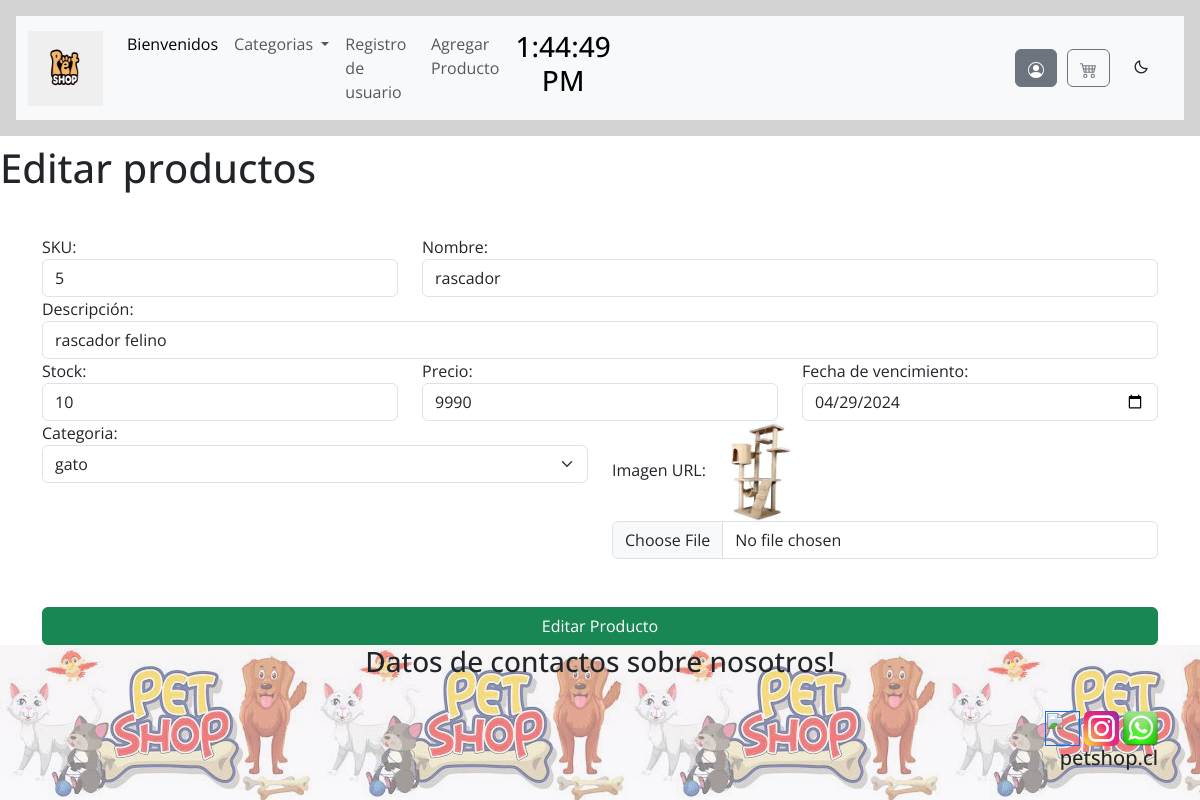
/editarProducto/5, run on the app's committed database.
### apps/Tienda/models.py (models this page shows, shortened)
class Producto(models.Model):
    sku = models.IntegerField(primary_key=True)
    nombre = models.CharField(max_length=100, null=False)
    descripcion = models.CharField(max_length=150,null=False)
    stock = models.IntegerField(null=False)
    precio = models.IntegerField(null=False)
    fecha_ingreso = models.DateField(auto_now_add=True)
    fecha_vencimiento = models.DateField(null=True,blank=True)
    categoria_id = models.ForeignKey(Categoria,on_delete=models.CASCADE)
    image_url = models.ImageField(upload_to="imagenesProductos")

### apps/Tienda/views.py (the view)
# urls.py: path('editarProducto/<sku>',views.cargarEditarProducto),
def cargarEditarProducto(request,sku):
    productos = Producto.objects.get(sku = sku)
    categorias = Categoria.objects.all()
    cateId = productos.categoria_id
    productoCategoria = Categoria.objects.get(categoria_id = cateId.categoria_id).categoria_id
    return render(request,"editarProducto.html",{"prod":productos, "cate":categorias,"categoriaId":productoCategoria})

### apps/Tienda/templates/editarProducto.html
{% extends './base.html' %}
{% block body %}
    <h1>Editar productos</h1>
    <div class="container">
        <form action="/editarProductoForm" method="POST" enctype="multipart/form-data"> {% csrf_token %}
            <div class="row">
                <div class="col-md-4">
                    <label for="txtSku">SKU:</label>
                    <input readonly value="{{prod.sku}}" name="txtSku" id="txtSku" type="text" class="form-control">
                </div>
                <div class="col-md-8">
                    <label for="txtNombre">Nombre:</label>
                    <input value="{{prod.nombre}}" name="txtNombre" id="txtNombre" type="text" class="form-control">
                </div>
                <div class="col-md-12">
                    <label for="txtDescripcion">Descripción:</label>
                    <input value="{{prod.descripcion}}" name="txtDescripcion" id="txtDescripcion" type="text" class="form-control">
                </div>
                <div class="col-md-4">
                    <label for="txtStock">Stock:</label>
                    <input value="{{prod.stock}}" name="txtStock" id="txtStock" type="text" class="form-control">
                </div>
                <div class="col-md-4">
                    <label for="txtPrecio">Precio:</label>
                    <input value="{{prod.precio}}" name="txtPrecio" id="txtPrecio" type="number" class="form-control">
                </div>
                <div class="col-md-4">
                    <label for="fechaVencimientoSel">Fecha de vencimiento:</label>
                    <input value="{{prod.fecha_vencimiento|date:'Y-m-d'}}" type="date" name="fechaVencimientoSel" id="fechaVencimientoSel" type="text" class="form-control">
                </div>
                <div class="col-md-6">
                    <label for="cmbCategoria">Categoria:</label>
                    <select name="cmbCategoria" id="cmbCategoria" class="form-select" aria-label="Default select example">
                        {% for c in cate %}
                        <option value="{{c.categoria_id}}" {% if categoriaId == c.categoria_id %} selected {% endif %}>{{c.nombre}}</option>
                        {% endfor %}
                      </select>
                </div>
                <div class="col-md-6">
                    <label for="txtImg">Imagen URL:</label>
                    <img src="{{prod.image_url.url}}" alt="" height="100">
                    <input  name="txtImg" id="txtImg" type="file" class="form-control">
                </div>
            </div>
            <button class="btn btn-success mt-5 w-100">Editar Producto</button>
        </form>
    </div>
    {% endblock %}

### apps/Tienda/static/css/style.css (style rules this page uses)
* { margin: 0; padding: 0; font-family: 'open Sans'; }
body { display: grid; min-height: 100vh; grid-template-rows: auto 1fr auto; }

### data on the page
Producto: txtSku "5", txtNombre "rascador", txtDescripcion "rascador felino", txtStock "10", txtPrecio "9990", fechaVencimientoSel "04/29/2024", image_url (picture)

### other printed values
form field cmbCategoria "gato"
